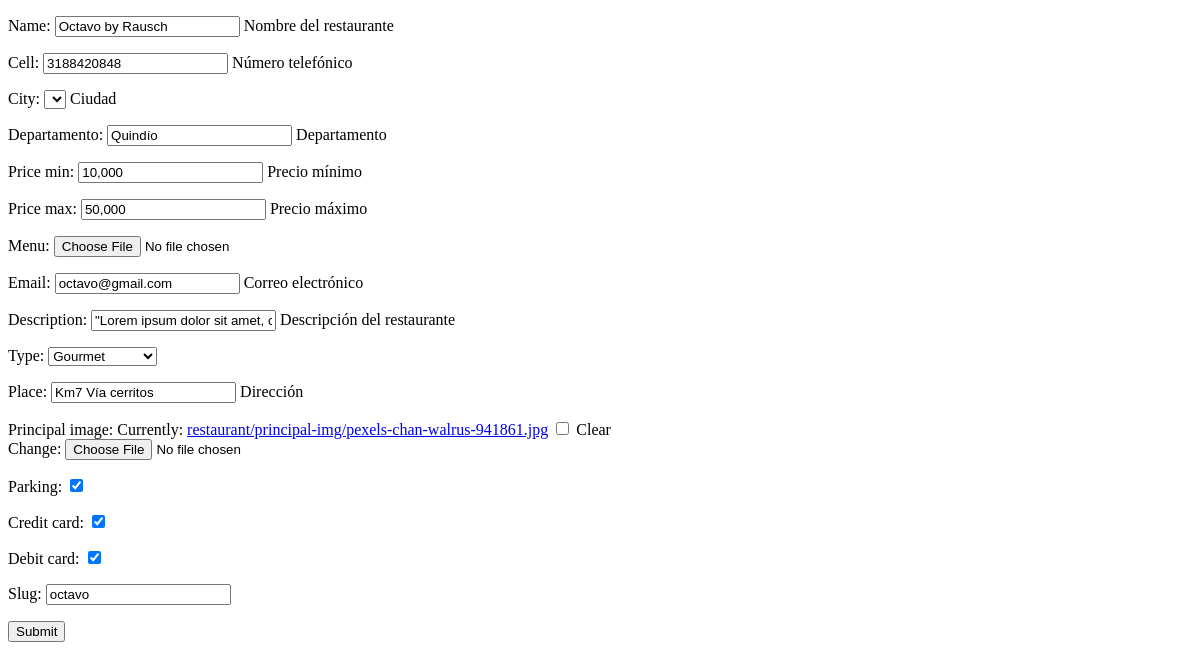
/modificar-restaurante/octavo, run on an earlier commit of the app's database.
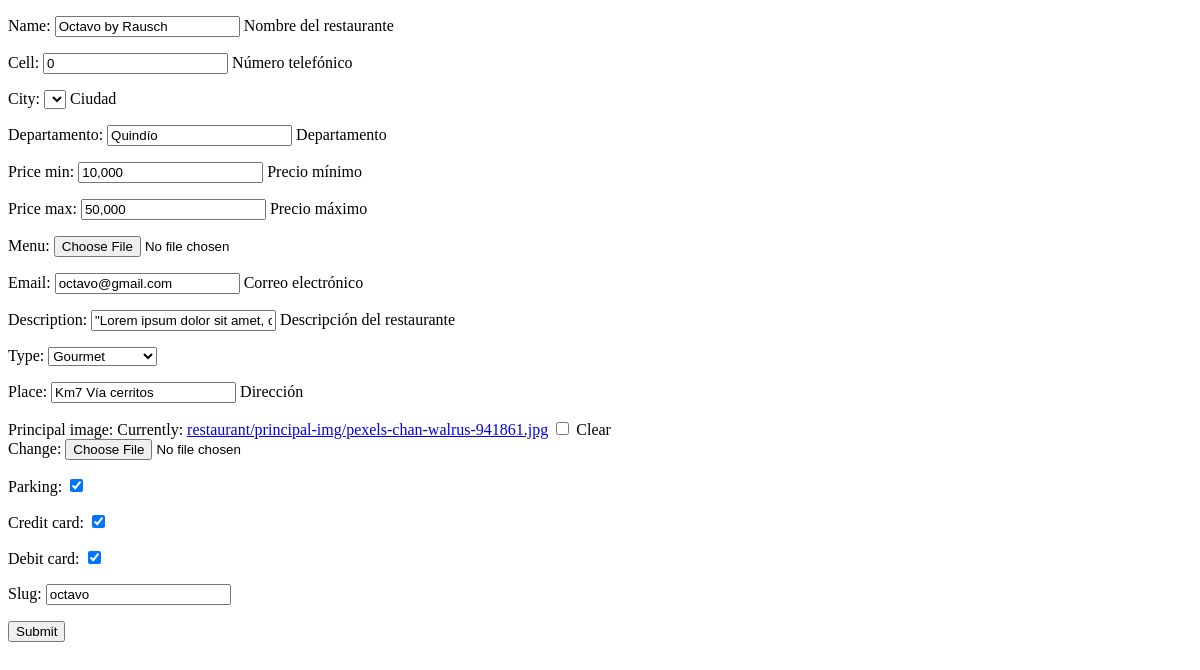
And on a later commit of the database.
### restaurante/models.py (models this page shows, shortened)
class Restaurant(models.Model):
    id = models.AutoField(primary_key=True)
    name = models.CharField(max_length=50)
    cell = models.CharField(max_length=15, default=0)
    city = models.CharField(max_length=20, choices=Ciudad, default="Armenia")
    departamento = models.CharField(max_length=20,default="Quindío")
    price_min = models.CharField(max_length=10)
    price_max = models.CharField(max_length=50)
    menu = models.ImageField(upload_to='restaurant/menu', null=True, blank=True)
    email = models.EmailField()
    description = models.TextField()
    type = models.CharField(max_length=20, choices=Categoria, default="Gourmet")
    place = models.CharField(max_length=50)
    principal_image = models.ImageField(upload_to='restaurant/principal-img', null=True, blank=True)
    parking = models.BooleanField()
    credit_card = models.BooleanField()
    debit_card = models.BooleanField()
    slug = models.SlugField(unique=True)

### restaurante/views.py (the view)
# urls.py: path('modificar-restaurante/<slug:slug>', views.update_restaurant, name='modificar-restaurante'),
def update_restaurant(request, slug):
    restaurant = get_object_or_404(Restaurant, slug=slug)
    data = {
        'form': RestaurantForm(instance=restaurant)
    }
    if request.method == 'POST':
        formulario = RestaurantForm(data=request.POST, instance=restaurant, files=request.FILES)
        if formulario.is_valid():
            formulario.save()
        data["form"] = formulario
    return render(request, 'app/restaurant/update.html', data)

### restaurante/templates/app/restaurant/update.html (shortened to what this page needs)
<!DOCTYPE html>
<html lang="en">
<head>
    {% load static %}
    {% load pwa %}
</head>
<body>
{% load crispy_forms_tags %}
    <form method="POST" enctype="multipart/form-data">
        {{ form.as_p }}
        <input type="submit" value="Submit">
    </form>
</body>
</html>

What changed in the data, as far as the page shows it:
changed Restaurant "Octavo by Rausch": cell "3188420848" → "0"
